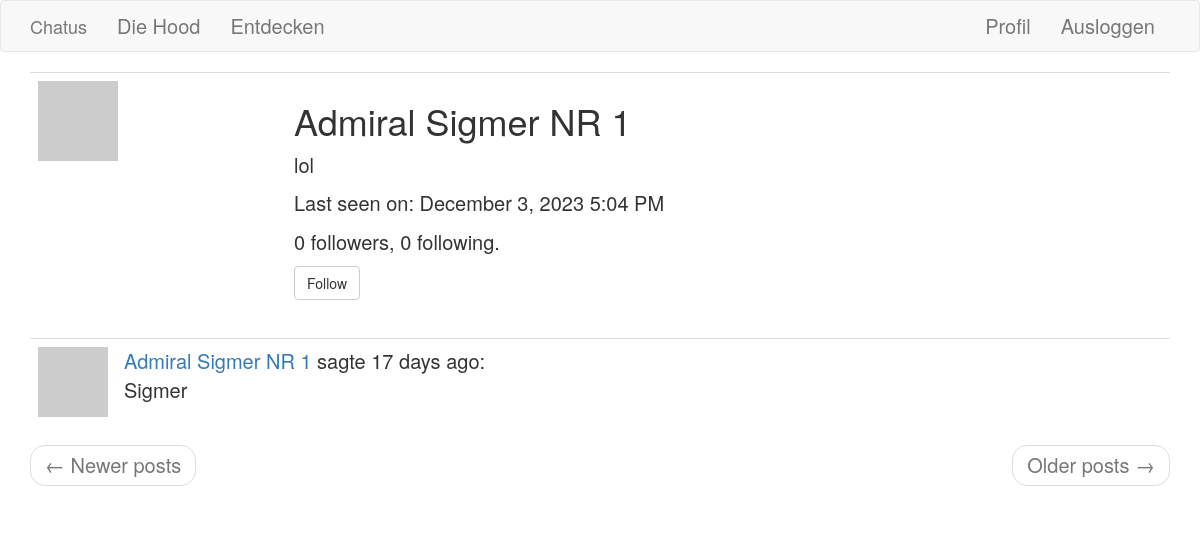
Page /user/Admiral Sigmer NR 1 (signed in) on the committed database.
### app/models.py (models this page shows, shortened)
class User(UserMixin, db.Model):
    id = db.Column(db.Integer, primary_key=True)
    username = db.Column(db.String(64), index=True, unique=True)
    email = db.Column(db.String(120), index=True, unique=True)
    password_hash = db.Column(db.String(128))
    posts = db.relationship('Post', backref='author', lazy='dynamic')
    about_me = db.Column(db.String(140))
    last_seen = db.Column(db.DateTime, default=datetime.utcnow)
    age = db.Column(db.String(20))
    followed = db.relationship(
        'User', secondary=followers,
        primaryjoin=(followers.c.follower_id == id),
        secondaryjoin=(followers.c.followed_id == id),
        backref=db.backref('followers', lazy='dynamic'), lazy='dynamic')
    def avatar(self, size):
        digest = md5(self.email.lower().encode('utf-8')).hexdigest()
        return 'https://www.gravatar.com/avatar/{}?s={}&d=https%3A%2F%2Fi.pinimg.com%2F564x%2Fc0%2Fa7%2Fa6%2Fc0a7a613e35143a9606521beee386ccf.jpg'.format(
            digest, size)
    def is_following(self, user):
        return self.followed.filter(
            followers.c.followed_id == user.id).count() > 0

class Post(db.Model):
    id = db.Column(db.Integer, primary_key=True)
    body = db.Column(db.String(140))
    timestamp = db.Column(db.DateTime, index=True, default=datetime.utcnow)
    user_id = db.Column(db.Integer, db.ForeignKey('user.id'))

### app/auth/routes.py (the view)
@app.route('/user/<username>')
@login_required
def user(username):
    user = User.query.filter_by(username=username).first_or_404()
    page = request.args.get('page', 1, type=int)
    posts = user.posts.order_by(Post.timestamp.desc()).paginate(
        page=page, per_page=app.config['POSTS_PER_PAGE'], error_out=False)
    next_url = url_for('user', username=user.username, page=posts.next_num) \
        if posts.has_next else None
    prev_url = url_for('user', username=user.username, page=posts.prev_num) \
        if posts.has_prev else None
    form = EmptyForm()
    return render_template('user.html', user=user, posts=posts.items,
                           next_url=next_url, prev_url=prev_url, form=form)

### app/auth/forms.py
class EmptyForm(FlaskForm):
    submit = SubmitField('Submit')

### app/auth/routes.py (called while the page is built)
@app.before_request
def before_request():
    if current_user.is_authenticated:
        current_user.last_seen = datetime.utcnow()
        db.session.commit()

### app/models.py (called while the page is built)
@login.user_loader
def load_user(id):
    return User.query.get(int(id))

### app/templates/user.html (shortened to what this page needs)
{% extends "base.html" %}
{% block app_content %}
    <table class="table table-hover">
        <tr>
            <td width="256px"><img src="{{ user.avatar(256) }}"></td>
            <td>
                <h1>{{ user.username }}</h1>
                {% if user.age %}
                <p>{{ user.age }}</p>
                {% endif %}
                {% if user.last_seen %}
                <p>Last seen on: {{ moment(user.last_seen).format('LLL') }}</p>
                {% endif %}
                <p>{{ user.followers.count() }} followers, {{ user.followed.count() }} following.</p>
                {% if user == current_user %}
                <p><a href="{{ url_for('edit_profile') }}">Edit your profile</a></p>
                {% elif not current_user.is_following(user) %}
                <p>
                    <form action="{{ url_for('follow', username=user.username) }}" method="post">
                        {{ form.submit(value='Follow', class_='btn btn-default') }}
                    </form>
                </p>
                {% endif %}
            </td>
        </tr>
    </table>
    {% for post in posts %}
        {% include '_post.html' %}
    {% endfor %}
    <nav aria-label="...">
        <ul class="pager">
            <li class="previous{% if not prev_url %} disabled{% endif %}">
                <a href="{{ prev_url or '#' }}">
                    <span aria-hidden="true">&larr;</span> Newer posts
                </a>
            </li>
            <li class="next{% if not next_url %} disabled{% endif %}">
                <a href="{{ next_url or '#' }}">
                    Older posts <span aria-hidden="true">&rarr;</span>
                </a>
            </li>
        </ul>
    </nav>
{% endblock %}

### app/templates/_post.html
    <table class="table table-hover">
        <tr>
            <td width="70px">
                <a href="{{ url_for('user', username=post.author.username) }}">
                    <img src="{{ post.author.avatar(70) }}" height="70px"/>
                </a>
            </td>
            <td>
                <a href="{{ url_for('user', username=post.author.username) }}">
                    {{ post.author.username }}
                </a>
                sagte {{ moment(post.timestamp).fromNow() }}:
                <br>
                {{ post.body }}
            </td>
        </tr>
    </table>

### rows in the picture
User: username "Admiral Sigmer NR 1", age "lol", last_seen "December 3, 2023 5:04 PM"
Post: author.username "Admiral Sigmer NR 1", timestamp "17 days ago", body "Sigmer"

### other values in the picture
{{ user.followers.count() }} "0"
{{ user.followed.count() }} "0"
